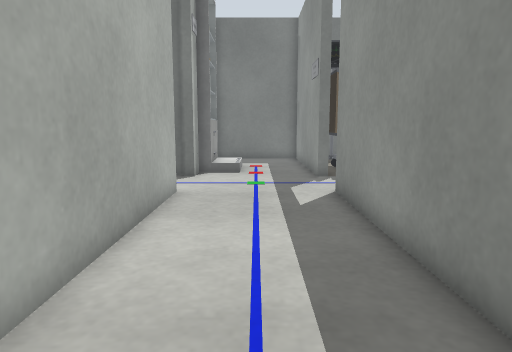
view 1 (above)

19 first-person views from a walk through a robot-simulator world made for Gazebo. The camera is 0.5 m above the floor, tilts 8° down and sees 70° across. The floor is counted in squares, 0.25 m on a side. Each view is taken from the middle of a square. On the plan, view 1 faces up. The plan holds only what a view shows up to about 19 squares ahead; the rest is blank. The place goes on beyond the plan. The robots in the file are not drawn.

view 2
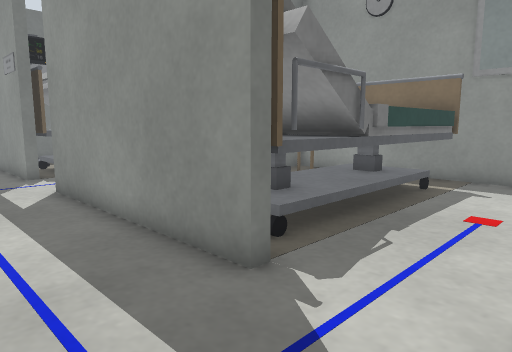

view 3
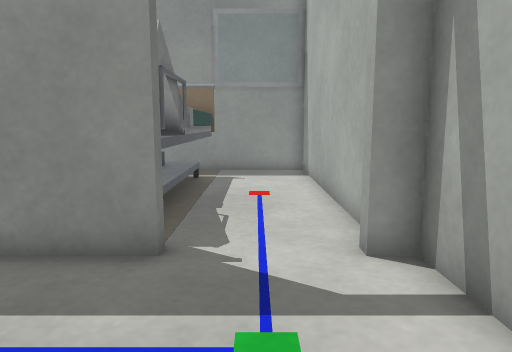

view 4
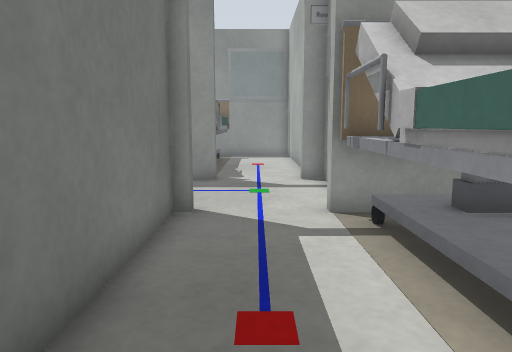

view 5
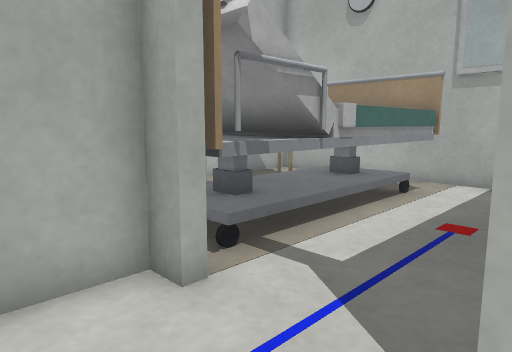

view 6
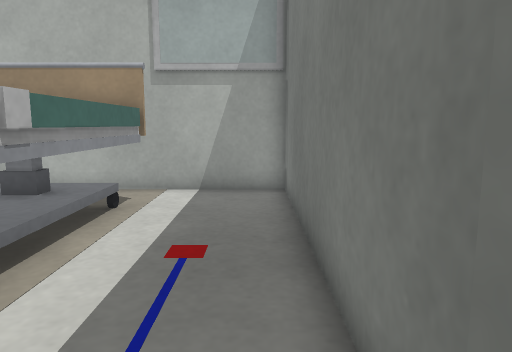

view 7
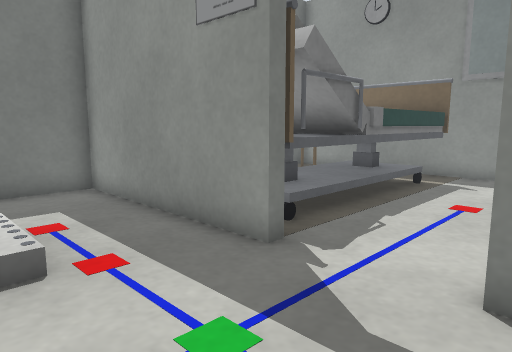

view 8
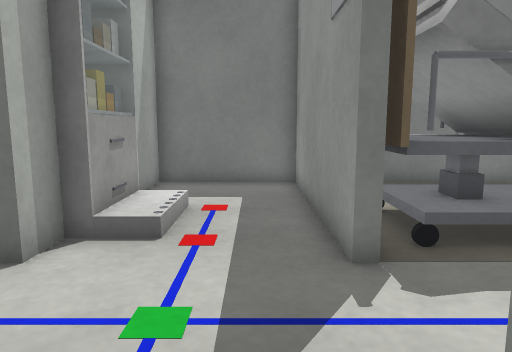

view 9
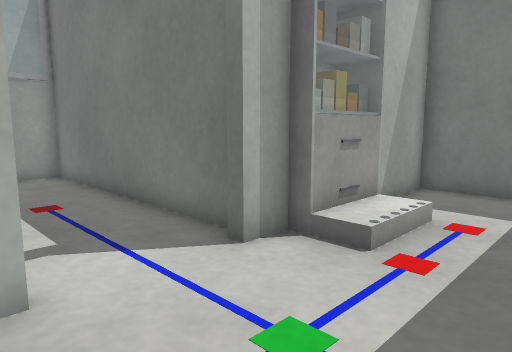

view 10
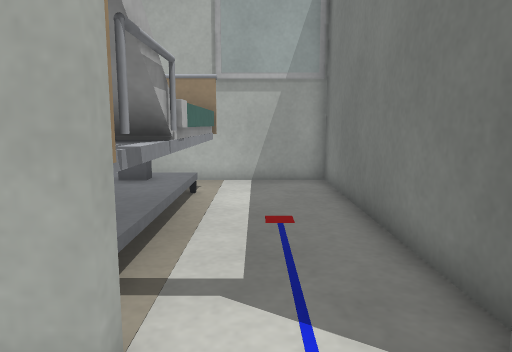

view 11
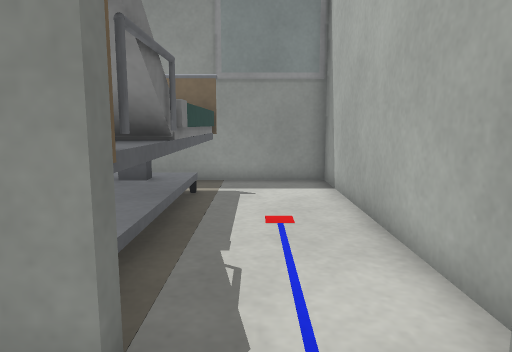

view 12
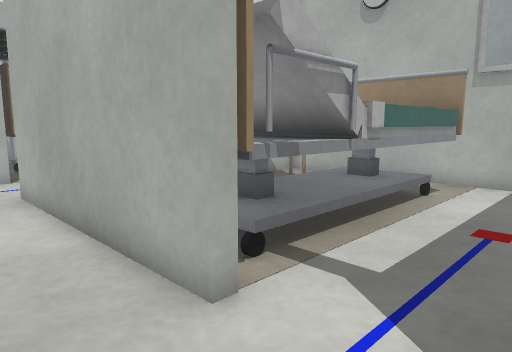

view 13
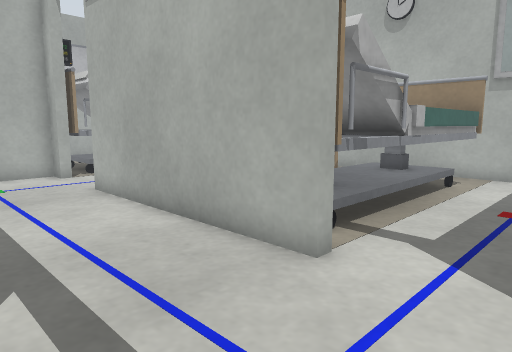

view 14
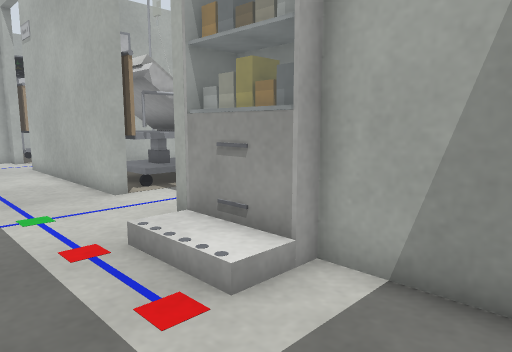

view 15
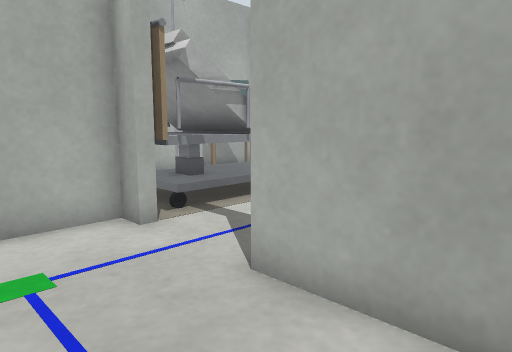

view 16
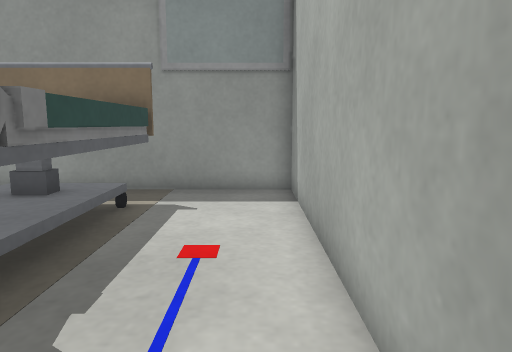

view 17
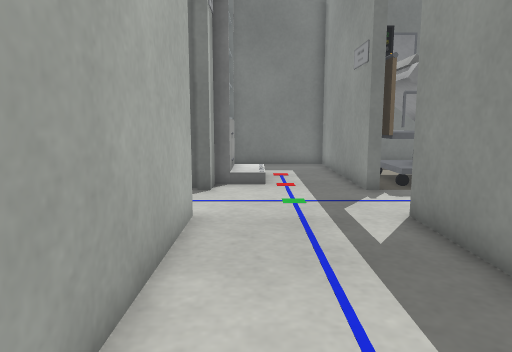

view 18
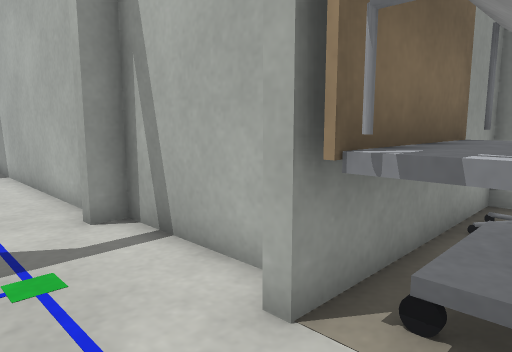

view 19
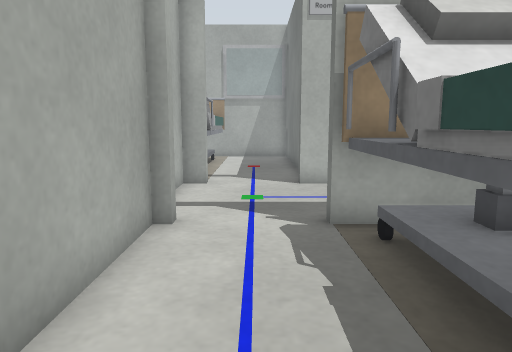

### Floor plan
Ten units are one square. View 1 is at (0, 0); x grows to the right and y downward. Boxes are objects, and circles mark ways between rooms. Rooms are numbered by the first view taken in them; rooms with no view inside come last. Other rooms are left out.
<svg viewBox="-137 -222 274 310">
<path fill="none" stroke="#000" d="M24 -64 24 -74M34 11 132 11 132 -101M-24 -66 -24 -34M-15 15 25 15M132 -101 120 -101M-25 15 -15 15M-112 66 -105 71M-34 -29 -132 -29 -132 83M-48 83 -28 83 -28 54M-132 83 -70 83M24 -141 24 -168M-18 -153 -25 -153M-25 -154 -19 -154M-34 -145 -132 -145 -132 -33M32 -105 132 -105 132 -217M-31 -178 -31 -174M24 -184 24 -217 -24 -217 -24 -178M24 -74 24 -104M100 -217 54 -217M-74 -33 -64 -33M-132 -33 -115 -33"/>
<rect x="-35" y="-35" width="10" height="10" fill="#bbb"><title>white post</title></rect>
<rect x="25" y="5" width="10" height="10" fill="#bbb"><title>white box</title></rect>
<rect x="25" y="-5" width="10" height="10" fill="#bbb"><title>white post</title></rect>
<rect x="25" y="-35" width="10" height="10" fill="#bbb"><title>grey pole</title></rect>
<rect x="25" y="-55" width="10" height="20" fill="#bbb"><title>grey cylinder</title></rect>
<rect x="35" y="-35" width="10" height="10" fill="#bbb"><title>dark grey cylinder</title></rect>
<rect x="35" y="-55" width="20" height="20" fill="#bbb"><title>grey box</title></rect>
<rect x="45" y="-35" width="10" height="10" fill="#bbb"><title>grey cylinder</title></rect>
<rect x="55" y="-35" width="10" height="10" fill="#bbb"><title>grey pole</title></rect>
<rect x="55" y="-55" width="10" height="20" fill="#bbb"><title>white box</title></rect>
<rect x="65" y="-35" width="40" height="10" fill="#bbb"><title>green box</title></rect>
<rect x="105" y="-35" width="10" height="10" fill="#bbb"><title>other object</title></rect>
<rect x="-115" y="5" width="10" height="10" fill="#bbb"><title>dark grey cylinder</title></rect>
<rect x="-105" y="5" width="40" height="10" fill="#bbb"><title>green box</title></rect>
<rect x="-95" y="45" width="20" height="10" fill="#bbb"><title>other object</title></rect>
<rect x="-75" y="35" width="10" height="10" fill="#bbb"><title>other object</title></rect>
<rect x="-65" y="15" width="10" height="30" fill="#bbb"><title>white box</title></rect>
<rect x="-65" y="5" width="10" height="10" fill="#bbb"><title>grey pole</title></rect>
<rect x="-55" y="15" width="20" height="30" fill="#bbb"><title>grey box</title></rect>
<rect x="-55" y="5" width="10" height="10" fill="#bbb"><title>grey cylinder</title></rect>
<rect x="-45" y="55" width="10" height="10" fill="#bbb"><title>other object</title></rect>
<rect x="-45" y="35" width="10" height="10" fill="#bbb"><title>other object</title></rect>
<rect x="-45" y="5" width="10" height="10" fill="#bbb"><title>dark grey cylinder</title></rect>
<rect x="-35" y="45" width="10" height="10" fill="#bbb"><title>grey pole</title></rect>
<rect x="-35" y="15" width="10" height="30" fill="#bbb"><title>grey cylinder</title></rect>
<rect x="-35" y="5" width="10" height="10" fill="#bbb"><title>grey pole</title></rect>
<rect x="-125" y="-105" width="10" height="10" fill="#bbb"><title>other object</title></rect>
<rect x="-115" y="-115" width="10" height="10" fill="#bbb"><title>grey cylinder</title></rect>
<rect x="-105" y="-115" width="40" height="20" fill="#bbb"><title>green box</title></rect>
<rect x="-65" y="-105" width="10" height="30" fill="#bbb"><title>white box</title></rect>
<rect x="-65" y="-115" width="10" height="10" fill="#bbb"><title>grey pole</title></rect>
<rect x="-55" y="-105" width="20" height="30" fill="#bbb"><title>grey box</title></rect>
<rect x="-55" y="-115" width="20" height="10" fill="#bbb"><title>grey cylinder</title></rect>
<rect x="-45" y="-105" width="10" height="10" fill="#bbb"><title>dark grey cylinder</title></rect>
<rect x="-35" y="-105" width="10" height="30" fill="#bbb"><title>other object</title></rect>
<rect x="-35" y="-115" width="10" height="10" fill="#bbb"><title>grey pole</title></rect>
<rect x="-35" y="-145" width="10" height="10" fill="#bbb"><title>white post</title></rect>
<rect x="-35" y="-155" width="10" height="10" fill="#bbb"><title>white post</title></rect>
<rect x="-35" y="-175" width="10" height="20" fill="#bbb"><title>grey box</title></rect>
<rect x="-25" y="-165" width="10" height="10" fill="#bbb"><title>orange box</title></rect>
<rect x="-25" y="-175" width="10" height="10" fill="#bbb"><title>other object</title></rect>
<rect x="-25" y="-185" width="10" height="10" fill="#bbb"><title>white box</title></rect>
<rect x="-15" y="-175" width="10" height="10" fill="#bbb"><title>beige box</title></rect>
<rect x="25" y="-115" width="10" height="10" fill="#bbb"><title>white post</title></rect>
<rect x="25" y="-145" width="10" height="10" fill="#bbb"><title>grey pole</title></rect>
<rect x="25" y="-175" width="10" height="30" fill="#bbb"><title>other object</title></rect>
<rect x="35" y="-145" width="20" height="10" fill="#bbb"><title>grey cylinder</title></rect>
<rect x="35" y="-155" width="10" height="10" fill="#bbb"><title>dark grey cylinder</title></rect>
<rect x="35" y="-175" width="20" height="30" fill="#bbb"><title>grey box</title></rect>
<rect x="35" y="-175" width="10" height="10" fill="#bbb"><title>other object</title></rect>
<rect x="55" y="-145" width="10" height="10" fill="#bbb"><title>grey pole</title></rect>
<rect x="55" y="-175" width="10" height="30" fill="#bbb"><title>white box</title></rect>
<rect x="55" y="-185" width="10" height="10" fill="#bbb"><title>other object</title></rect>
<rect x="65" y="-155" width="40" height="20" fill="#bbb"><title>green box</title></rect>
<rect x="105" y="-145" width="10" height="10" fill="#bbb"><title>grey cylinder</title></rect>
<rect x="115" y="-155" width="10" height="10" fill="#bbb"><title>other object</title></rect>
<circle cx="-30" cy="-5" r="3" fill="#2a7"/>
<circle cx="0" cy="-78" r="3" fill="#2a7"/>
<text x="50" y="-40">1</text>
<text x="-80" y="20">2</text>
<text x="0" y="-130">3</text>
</svg>
Room 1 opens to room 2. Room 1 opens to room 3.

Where each view was taken, in squares from view 1:
view 1: 0 up, 0 right, facing up
view 2: 1 down, 1 left, facing up-right
view 3: 1 up, 3 left, facing right
view 4: 1 up, 11 left, facing right
view 5: 3 up, 0 right, facing down-left
view 6: 2 up, 2 left, facing left
view 7: 10 up, 2 left, facing up-right
view 8: 9 up, 1 right, facing up
view 9: 10 up, 2 right, facing up-left
view 10: 12 up, 0 right, facing left
view 11: 13 up, 0 right, facing right
view 12: 14 up, 0 right, facing down-left
view 13: 14 up, 2 right, facing down-left
view 14: 21 up, 2 right, facing down-left
view 15: 6 up, 1 right, facing down-left
view 16: 0 up, 2 right, facing right
view 17: 3 up, 1 left, facing up
view 18: 2 up, 5 left, facing down-right
view 19: 1 up, 10 right, facing left
